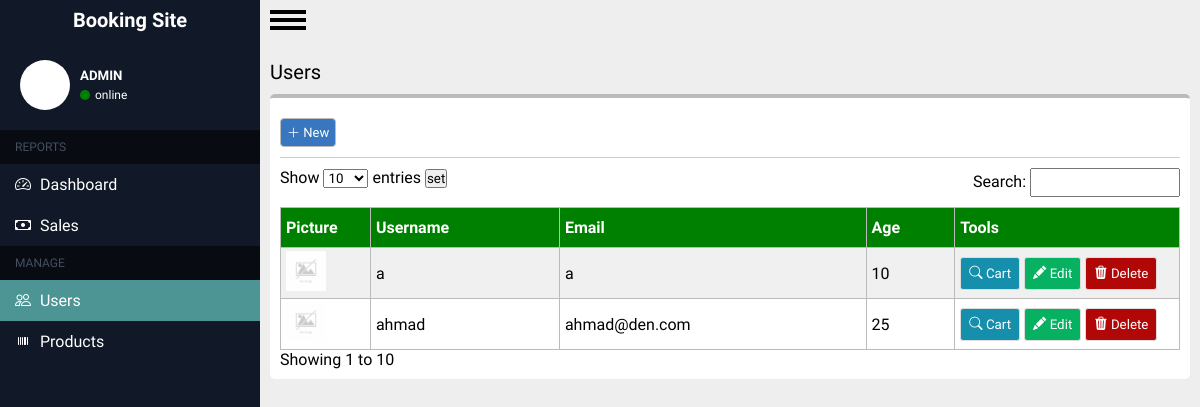
/admin/users.php, run on the app's committed database.
### tables this page shows
CREATE TABLE `users` (
  `id_user` int(11) NOT NULL,
  `Username` varchar(200) NOT NULL,
  `Email` varchar(200) NOT NULL,
  `Age` int(11) NOT NULL,
  `Password` varchar(200) NOT NULL,
  `gambar` varchar(255) DEFAULT NULL
);

### admin/users.php (the view, shortened to what this page needs)
<?php
require '../koneksi.php';
$result = mysqli_query($conn, "select * from users");
$user = [];
while ($record = mysqli_fetch_assoc($result)) {
    $user[] = $record;
}
?>
<!DOCTYPE html>
<html lang="en">
<head>
    <link rel="stylesheet" href="../css/tiket.css?v=1.1">
    <link rel="stylesheet" href="https://cdn.jsdelivr.net/npm/bootstrap-icons@1.11.1/font/bootstrap-icons.css">
</head>
<body>
<div class="container">
        <div class="sidebar">
            <div class="header">
                <a href="#">
                    <div class="list-item">
                        <span class="description-header">Booking Site</span>
                    </div>
                </a>
                <div class="info-user">
                    <div class="picture"></div>
                    <div class="content" id="content">
                        <h5>ADMIN</h5>
                        <div class="online">
                            <div class="info"></div>
                            <p>online</p>
                        </div>
                    </div>
                </div>
            </div>
            <div class="main">
                <div class="head-list">
                    <span>REPORTS</span>
                </div>
                <div class="list-item">
                    <a href="home.php">
                        <i class="bi bi-speedometer2"></i>
                        <span class="description">Dashboard</span>
                    </a>
                </div>
                <div class="list-item">
                    <a href="sales.php">
                        <i class="bi bi-cash"></i>
                        <span class="description">Sales</span>
                    </a>
                </div>
                <div class="head-list">
                    <span>MANAGE</span>
                </div>
                <div class="list-item">
                    <a href="users.php">
                        <i class="bi bi-people"></i>
                        <span class="description">Users</span>
                    </a>
                </div>
                <div class="list-item">
                    <a href="tiket.php">
                        <i class="bi bi-upc"></i>
                        <span class="description">Products</span>
                    </a>
                </div>
            </div>
        </div>
        <div class="main-content">
            <div id="menu-button">
                <label for="menu-checkbox" id="menu-label">
                    <div id="hamburger"></div>
                </label>
            </div>
            <div class="wrapper">
                <div class="header">
                    <p>Users</p>
                </div>
                <div class="isi">
                    <div class="head-content">
                        <button type="submit" id="add"><i class="bi bi-plus-lg"></i> New</button>
                    </div>
                    <div class="neck-content">
                        <span>
                        <form action="" method="post">
                            <label for="">Show</label>
                            <select id="entries" name="entries">
                                <option value="10" >10</option>
                            </select>
                            <label for="">entries</label>
                            <button type="submit" name="set">set</button>
                        </form>
                        </span>
                        <span>
                            <label for="">Search: </label>
                            <input type="text">
                        </span>
                    </div>
                    <div class="tabel-content">
                        <table>
                            <tr>
                                <th>Picture</th>
                                <th>Username</th>
                                <th>Email</th>
                                <th>Age</th>
                                <th>Tools</th>
                            </tr>
                            <?php foreach ($user as $sr) : ?>
                                <tr>
                                    <td width="10%"><img src="../img/<?= $sr["gambar"]?>" alt="" width="40px"></td>
                                    <td><?= $sr["Username"] ?></td>
                                    <td><?= $sr["Email"] ?></td>
                                    <td><?= $sr["Age"] ?></td>
                                    <td width="25%">
                                        <a href="user-cart.php?id=<?= $sr['id_user']?>">
                                            <button type="submit" id="cart" data-id="<?= $sr['id_user']?>" style="background-color:rgb(22, 143, 173)"><i class="bi bi-search"></i> Cart</button>
                                        </a>
                                        <a href="crud/update.php?id=<?= $sr['id_user'] ?>">
                                            <button type="submit" id="update" data-id="<?= $sr['id_user']?>"><i class="bi bi-pencil-fill"></i> Edit</button>
                                        </a>
                                        <a href="crud/delete.php?id=<?= $sr['id_user'] ?>">
                                            <button style="background-color:rgb(177, 7, 7)"><i class="bi bi-trash3-fill"></i> Delete</button>
                                        </a>
                                    </td>
                                </tr>
                            <?php endforeach; ?>
                        </table>
                    </div>
                    <div class="info">
                        <p>Showing 1 to 10</p>
                    </div>
                </div>
            </div>
        </div>
</body>
</html>

### css/tiket.css (style rules this page uses)
.wrapper .isi { width: auto; min-width: 100%; background-color: white; padding: 10px; margin: 10px 0; border-top: 4px solid #bbb; border-radius: 5px; overflow: hidden; }
.wrapper .isi .head-content { border-bottom: 1px solid #bbbb; padding: 10px 0; }
.wrapper .isi .head-content button { font-style: normal; font-weight: 500; background-color: #3876BF; font-size: 13px; color: white; border: 1px solid #bbb; border-radius: 4px; padding: 6px; box-sizing: border-box; cursor: pointer; }
.wrapper .isi .neck-content { padding: 10px 0; display: flex; justify-content: space-between; font-style: normal; font-weight: 300; }
.wrapper .isi .neck-content span input { width: 150px; padding: 5px; }
.isi .tabel-content table { width: 100%; border-collapse: collapse; }
.isi .tabel-content table th { padding: 10px 5px; background-color: green; text-align: left; color: white; }
.isi .tabel-content table th, .isi .tabel-content table td { border: 1px solid #bbb; }
.isi .tabel-content table td { padding: 3px 5px; align-content: center; }
.isi .tabel-content table tr:nth-child(even) { background-color: #f0f0f0; }
.isi .tabel-content table tr button { padding: 8px; color: white; border-radius: 3px; border: 1px solid #ddd; font-style: normal; font-weight: 500; cursor: pointer; }
.isi .tabel-content table tr button:nth-child(1) { background-color: rgb(7, 177, 98); }
.isi .tabel-content table a { text-decoration: none; }

### css/admin.css (style rules this page uses)
* { padding: 0; margin: 0; box-sizing: border-box; font-family: 'Ubuntu', sans-serif; }
.container { display: flex; min-height: 100vh; }
.sidebar { background-color: #111827; width: 260px; display: flex; box-sizing: border-box; flex-direction: column; transition: all ease-in .3s; }
.main-content { background-color: #eeeeee; flex-grow: 1; }
.sidebar .description-header { font-style: normal; font-weight: 700; font-size: 20px; line-height: 16px; text-align: center; color: white; }
.sidebar .header a { text-decoration: none; color: white; }
.sidebar .header .list-item { display: flex; flex-direction: row; align-items: center; justify-content: center; padding: 5px 8px; height: 40px; box-sizing: border-box; }
.sidebar .main .list-item a { font-style: normal; font-weight: 400; font-size: 16px; line-height: 16px; text-align: center; color: #FFF; text-decoration: none; }
.sidebar .main .list-item { padding: 12px 15px; display: flex; flex-direction: row; align-items: center; cursor: pointer; }
.sidebar .main .description { margin-left: 5px; }
.main .head-list { color: #475061; padding: 10px 15px; background-color: #080b11; font-style: normal; font-weight: 400; font-size: 12px; }
.container .sidebar .info-user { color: white; padding: 20px; display: flex; align-items: center; gap: 10px; }
.container .sidebar .info-user .content { display: flex; flex-direction: column; gap: 5px; }
.container .sidebar .info-user .picture { width: 50px; height: 50px; border-radius: 50%; background-color: #fff; }
.container .sidebar .info-user .content .online .info { width: 10px; height: 10px; border-radius: 50%; background-color: green; }
.container .sidebar .info-user .content .online { display: flex; align-items: center; gap: 5px; }
.container .sidebar .info-user .content .online p { font-size: 12px; font-weight: 200; }
#menu-button { width: 36px; position: absolute; overflow: hidden; margin: 10px; }
#menu-label { position: relative; display: block; height: 20px; cursor: pointer; }
#hamburger, #menu-label:after, #menu-label:before { position: absolute; left: 0; width: 100%; height: 4px; background-color: black; }
#menu-label:after, #menu-label:before { content: ""; transition: .4s cubic-bezier(0.25, 0.46, 0.45, 0.94); }
#menu-label:before { top: 0; }
#menu-label:after { top: 8px; }
#hamburger { top: 16px; }
#hamburger:before { content: "MENU"; position: absolute; top: 5px; right: 0; left: 0; color: #111827; font-size: 12px; font-weight: bold; text-align: center; }
.wrapper { width: auto; min-width: 100%; margin: 50px 0; padding: 10px; }
.wrapper .header { font-style: medium; font-weight: 400; font-size: 20px; }

### admin/users.php (style rules this page uses)
.container .sidebar .main .list-item:nth-child(5) { background-color: rgb(77, 148, 148); }

### data on the page
users: gambar (placeholder picture), Username "a", Email "a", Age "10"
users: gambar (placeholder picture), Username "ahmad", Email "ahmad@den.com", Age "25"
